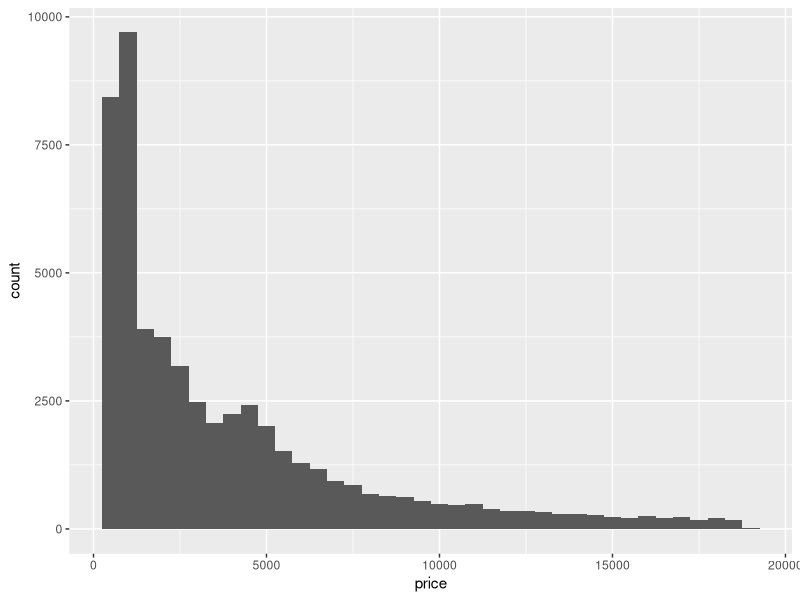
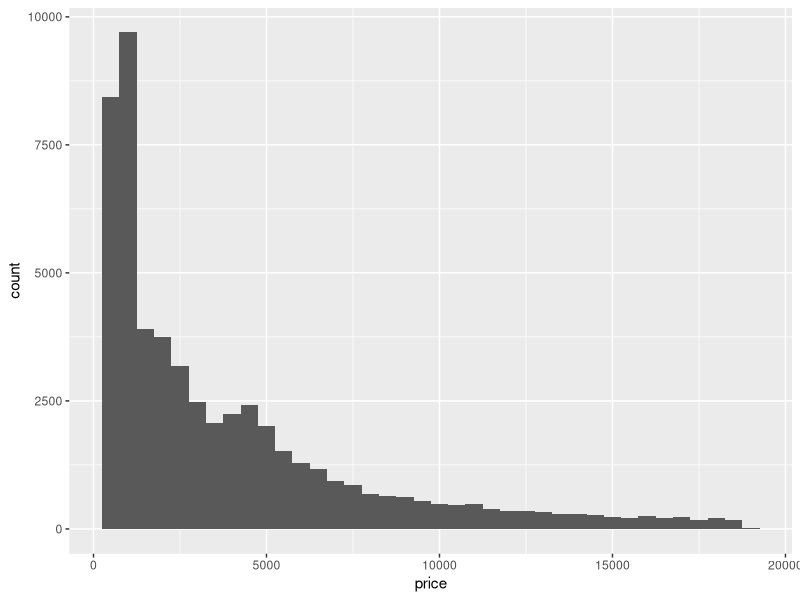

Here is the R script that generated these plots, in order:
## ---- chunk 1
library(ggplot2)
summary(diamonds)
## ---- chunk 2
ggplot(aes(x = price), data = diamonds) + 
  geom_histogram(binwidth = 500)
## ---- chunk 3
diamonds[diamonds$price >= 15000,]
## ---- chunk 4
ggplot(aes(x = price), data = diamonds) + 
  geom_histogram(binwidth = 500)
